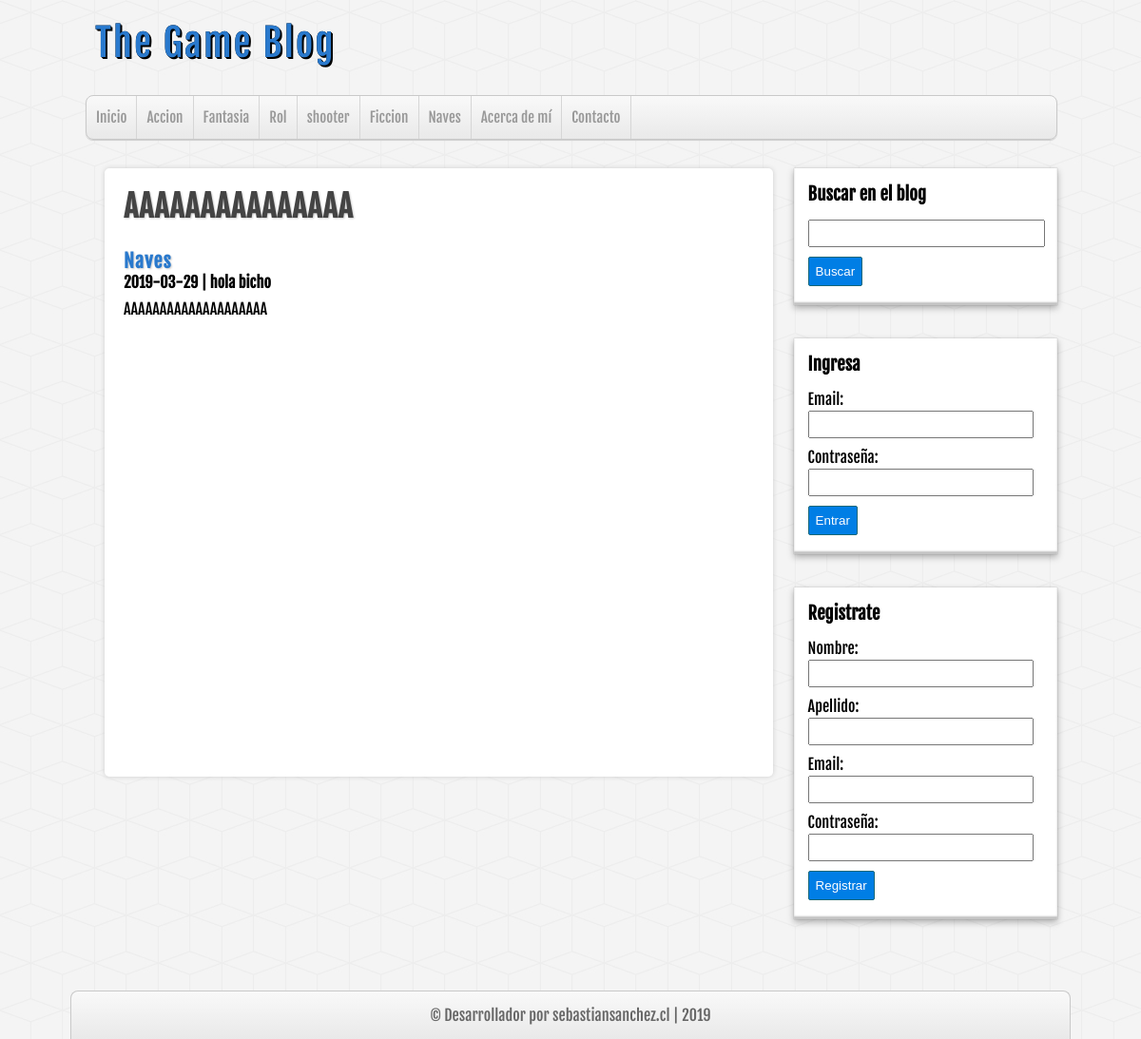
Screenshot of /entrada.php?id=34 with the database file from the repository.
### tables this page shows
CREATE TABLE IF NOT EXISTS `categorias` (
  `id` int(255) NOT NULL AUTO_INCREMENT,
  `nombre` varchar(100) DEFAULT NULL,
  PRIMARY KEY (`id`)
);

CREATE TABLE IF NOT EXISTS `entradas` (
  `id` int(255) NOT NULL AUTO_INCREMENT,
  `usuario_id` int(255) NOT NULL,
  `categoria_id` int(255) NOT NULL,
  `titulo` varchar(255) NOT NULL,
  `descripcion` mediumtext,
  `fecha` date NOT NULL,
  PRIMARY KEY (`id`),
  KEY `fk_entrada_usuario` (`usuario_id`),
  KEY `fk_entrada_categoria` (`categoria_id`)
);

### includes/helpers.php (called while the page is built, shortened)
<?php
  function obtenerCategorias($con) {
    $sql = "
      SELECT * FROM categorias
      ORDER BY id ASC;
    ";
    $categorias = mysqli_query($con, $sql);
    $resultado = array();
    if ($categorias && mysqli_num_rows($categorias) >= 1) {
      $resultado = $categorias;
    }
    return $resultado;
  }
  function conseguirEntrada($con, $id) {
    $sql = "
      SELECT e.*, c.nombre AS 'categoria', CONCAT(u.nombre, ' ', u.apellido) AS 'usuario'
      FROM entradas e
      INNER JOIN categorias c ON e.categoria_id = c.id
      INNER JOIN usuarios u ON e.usuario_id = u.id
      WHERE e.id = $id;
    ";
    $entrada = mysqli_query($con, $sql);
    $resultado = array();
    if ($entrada && mysqli_num_rows($entrada) >= 1) {
      $resultado = mysqli_fetch_assoc($entrada);
    }
    return $resultado;
  }
?>

### entrada.php (the view, shortened to what this page needs)
<?php
  require_once 'includes/conexion.php';
  require_once 'includes/helpers.php';
  require_once 'includes/cabecera.php';
  require_once 'includes/barra.php';
  $entrada_actual = conseguirEntrada($conexion, $_GET['id']);
?>
    <div id="principal">
      <h1><?= $entrada_actual['titulo']; ?></h1>
      <a href="categoria.php?id=<?= $entrada_actual['categoria_id'] ?>">
        <h2><?= $entrada_actual['categoria']; ?></h2>
      </a>
      <h4><?= $entrada_actual['fecha']; ?> | <?= $entrada_actual['usuario']  ?></h4>
      <p><?= $entrada_actual['descripcion']  ?></p>
      <br/>
    </div>
  </main>
  <?php require_once 'includes/pie.php'; ?>

### includes/cabecera.php (shortened to what this page needs)
<?php
  require_once 'includes/conexion.php';
  require_once 'includes/helpers.php';
?>
<!DOCTYPE html>
<html lang="es">
<head>
  <link rel="stylesheet" href="css/main.css">
</head>
<body>
  <header id="encabezado">
    <div id="logo">
      <a href="index.php">
        <p>The Game Blog</p>
      </a>
    </div>
    <nav id="menu">
      <ul>
        <li><a href="index.php">Inicio</a></li>
        <?php
          $categorias = obtenerCategorias($conexion);
          if (!empty($categorias)):
            while ($categoria = mysqli_fetch_assoc($categorias)):
        ?>
            <li>
              <a href="categoria.php?id=<?= $categoria['id'] ?>"><?= $categoria['nombre'] ?></a>
            </li>
        <?php
            endwhile;
          endif;
        ?>
        <li><a href="index.php">Acerca de mí</a></li>
        <li><a href="index.php">Contacto</a></li>
      </ul>
    </nav>
  </header>
  <main id="contenedor">

### css/main.css (style rules this page uses)
* { margin: 0; padding: 0; text-decoration: none; }
body { font-family: 'fajada'; background: url('../img/cubes.png') #f4f4f4; }
header { width: 85%; height: auto; background: transparent; margin: auto; }
#logo { float: left; width: 540px; height: 100px; margin-left: 10px; }
#logo a { font-family: 'fajada', Helvetica; font-size: 40px; letter-spacing: 2px; color: #2979cd; text-shadow: 0 0 0 #000000, 1px 1px 0 #000000, 2px 2px 0 #000000; transition: text-shadow 500ms; line-height: 90px; }
nav { width: 100%; height: 45px; clear: both; background-image: linear-gradient(to bottom, #f9f9f9, #e9e9e9); border: 1px solid #c9c9c9; border-radius: 8px; box-shadow: 0 1px 1px #ccc; overflow: hidden; }
nav ul { list-style-type: none; }
nav ul li { float: left; line-height: 45px; border-right: 1px solid #d6d6d6; }
nav ul li a { display: block; padding-left: 10px; padding-right: 10px; font-size: 15px; color: #999; }
main { width: 85%; margin: auto; height: auto; margin-top: 30px; margin-bottom: 30px; }
#principal { float: left; width: 65%; min-height: 600px; background-color: #fff; border-radius: 5px; box-shadow: 0 0 5px #ccc; margin-left: 20px; overflow: hidden; padding: 20px; }
#principal h1 { font-size: 32px; color: #444; letter-spacing: 1px; text-shadow: 1px 1px 2px #ccc; }
#principal h2 { font-size: 20px; color: #2979cd; letter-spacing: 1px; margin-top: 25px; text-shadow: 1px 1px 2px #ccc; }
#principal p { margin-top: 8px; }
#principal a { color: #333; }

### rows the page displays
categorias: nombre "Accion"
categorias: nombre "Fantasia"
categorias: nombre "Rol"
categorias: nombre "shooter"
categorias: nombre "Ficcion"
categorias: nombre "Naves"
entradas: titulo "AAAAAAAAAAAAAAA", categoria.nombre "Naves", fecha "2019-03-29", descripcion "AAAAAAAAAAAAAAAAAAAA"

### other values shown
$entrada_actual['usuario'] "hola bicho"
